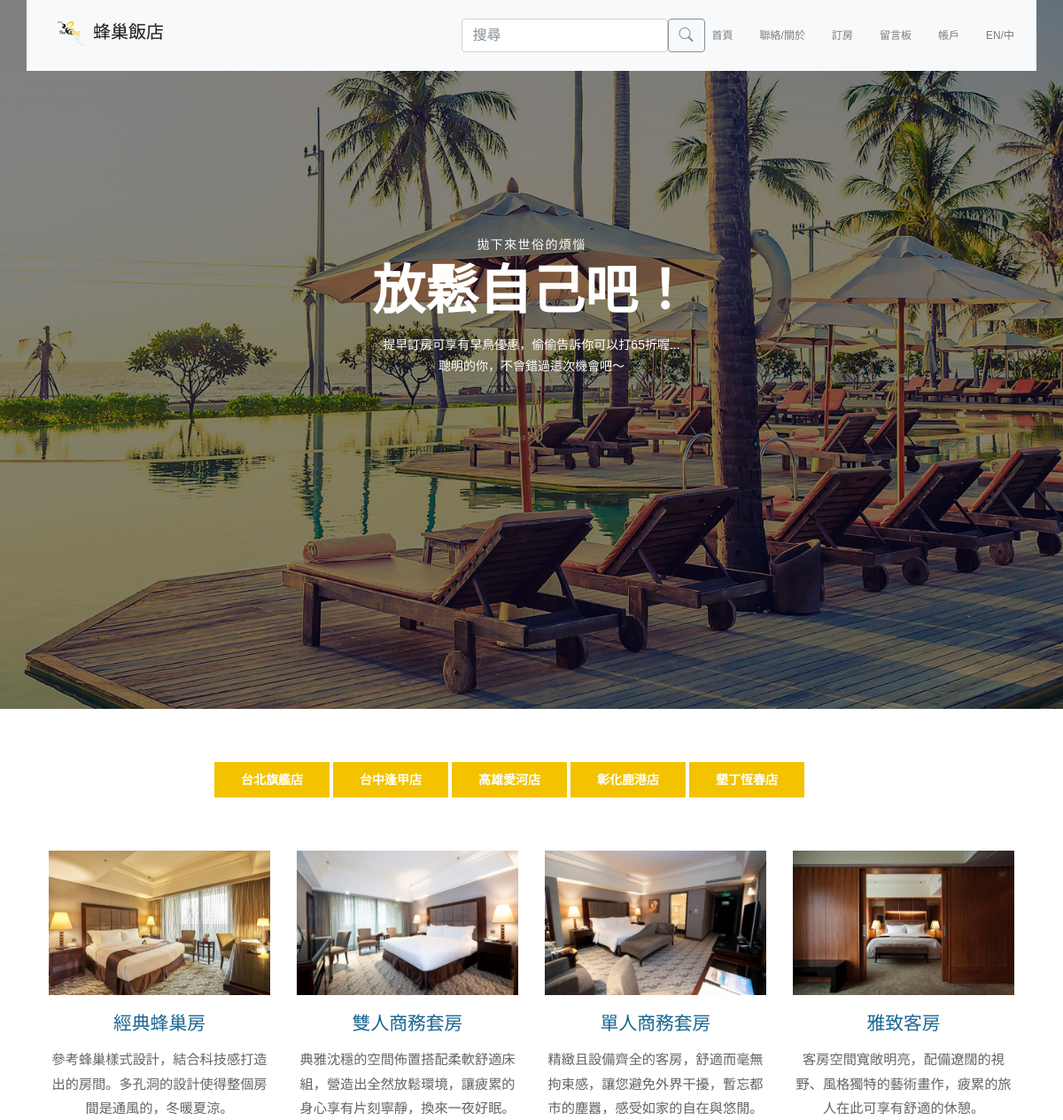
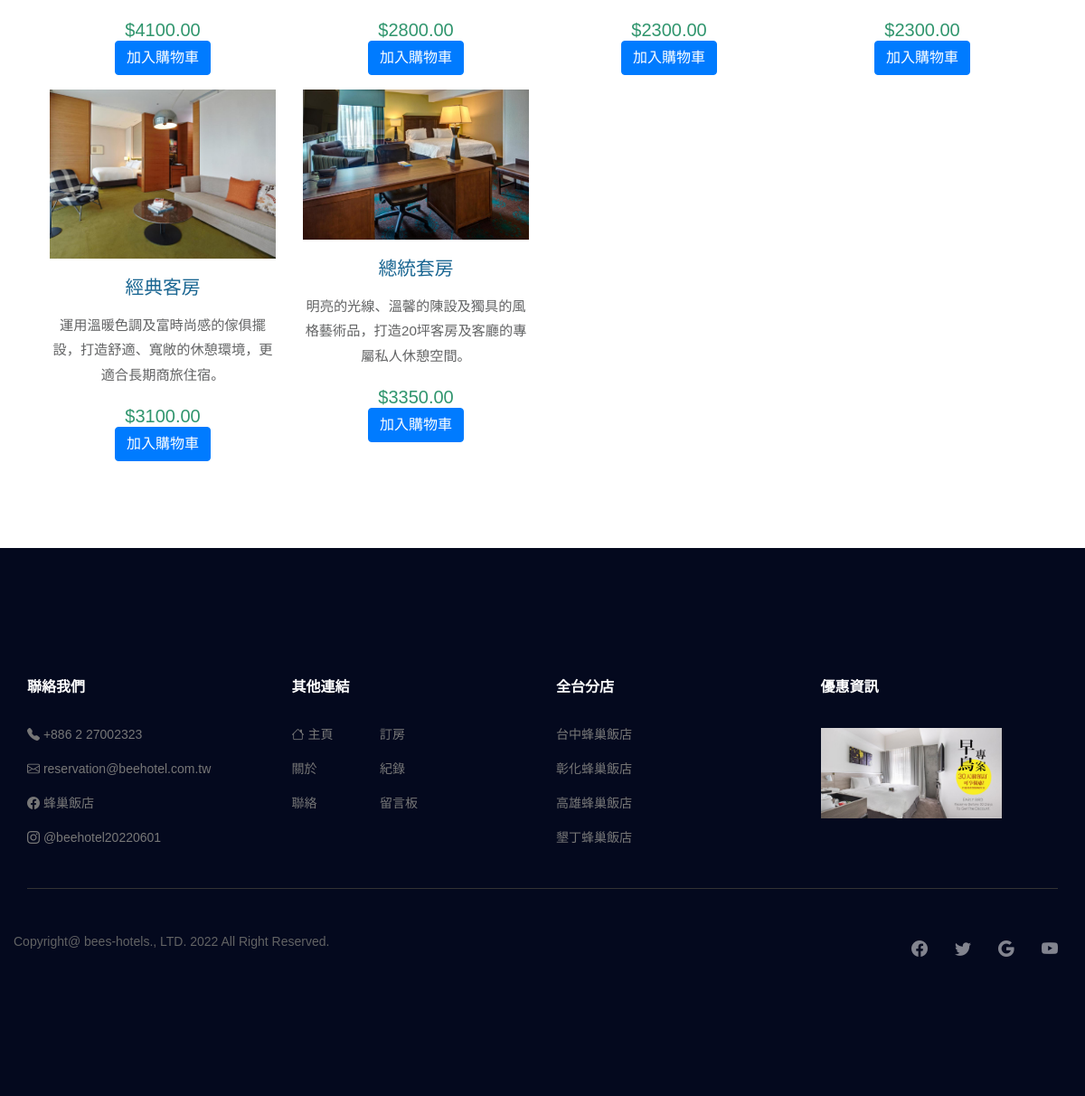
Screenshot of /book.php with the database file from the repository (2 pictures, top to bottom).
### tables this page shows
CREATE TABLE `product` (
  `pno` int(11) NOT NULL,
  `pname` varchar(30) NOT NULL,
  `description` varchar(100) NOT NULL,
  `file_type` varchar(20) NOT NULL,
  `unitprice` decimal(10,2) NOT NULL,
  `category` varchar(20) NOT NULL
);

### book.php (the view, shortened to what this page needs)
<!DOCTYPE html>
<html lang="en">
<?php
    if(isset($_POST['require_category']))
    {
        $category = $_POST['require_category'];
    }
    else {
        $category = '台北旗艦店';
    }
    $items = "";
    $items .= '<div id="tm-gallery-page-' . $category . '" class="tm-gallery-page">';
    $link = mysqli_connect("localhost","root","");
    mysqli_select_db($link, "beehotel");
    mysqli_query($link, "SET NAMES UTF8");
    if($result = mysqli_query($link,"SELECT * FROM product WHERE category = '$category'"))
    {
        $bought_items = array();
        while($room = mysqli_fetch_assoc($result)) {
            $pno = $room['pno'];
            $pname = $room['pname'];
            $description = $room['description'];
            $file_type = $room['file_type'];
            $unitprice = $room['unitprice'];
            $cart_operation='';
            $status_of_item='';
            $text_of_item='';
            $cart_item_id = $pno;
            if(isset($_SESSION['account'])) {
                for($i=0;$i<sizeof($bought_items);$i++) {
                    if($pno==$bought_items[$i])
                    {
                        $status_of_item = 'btn-danger';
                        $text_of_item = '移出';
                        $cart_operation = 'remove';
                    }
                    else {
                        $status_of_item = 'btn-primary';
                        $text_of_item = '加入';
                        $cart_operation = 'add';
                    }
                }
            }
            else {
                $status_of_item = 'btn-primary';
                $text_of_item = '加入';
                $cart_operation = 'add';
            }
            $item="";
            $item .= '
            <article class="col-lg-3 col-md-4 col-sm-6 col-12 tm-gallery-item">' .
                '<figure>'.
                    '<a href="./product.php">'.
                        '<img src="images/product/' . $file_type .
                        '" alt="Image" class="img-fluid tm-gallery-img" />'.
                    '</a>'.
                    '<figcaption style="text-align: center;">'.
                        '<h4 class="tm-gallery-title">'.
                            $pname.
                        '</h4>'.
                        '<p class="tm-gallery-description">'.
                            $description.
                        '</p>'.
                        '<section class="tm-gallery-price">$'.
                            $unitprice.
                        '</section>'.
                        '<form action="" method="post" >'.
                            '<input type="hidden" name="cart_operation" value="'.$cart_operation.'">'.
                            '<input type="hidden" name="cart_item_id" value="'.$cart_item_id.'">'.
                            '<button id="p'. $pno .'" class="btn '. $status_of_item .'" type = submit>'.
                                $text_of_item .'購物車' .
                            '</button>'.
                        '</form>'.
                    '</figcaption>'.
                '</figure>'.
            '</article>';
            $items .= $item;
        }
    }
    $items .= '</div>';
?>
<head>
    <link href="css/book.css" rel="stylesheet" />
    <?php include("import.php") ?>
</head>
<body>
    <?php include("nav.php") ?>
    <section class="banner_area">
        <div class="booking_table d_flex align-items-center">
            <div class="overlay bg-parallax" data-stellar-ratio="0.9" data-stellar-vertical-offset="0"
                data-background=""></div>
            <div class="container">
                <div class="banner_content text-center">
                    <h6>拋下來世俗的煩惱</h6>
                    <h2>放鬆自己吧！</h2>
                    <p>提早訂房可享有早鳥優惠，偷偷告訴你可以打65折喔...<br>聰明的你，不會錯過這次機會吧～</p>
                </div>
            </div>
        </div>
    </section>
    <section style="padding: 5% 20%; display:flex;">
        <span style="margin:0px 2px;"><form action="" method="post" ><input type="hidden" name='require_category' value="台北旗艦店"><input type="submit" class="btn theme_btn button_hover" value = "台北旗艦店"></form></span>
        <span style="margin:0px 2px;"><form action="" method="post" ><input type="hidden" name='require_category' value="台中逢甲店"><input type="submit" class="btn theme_btn button_hover" value = "台中逢甲店"></form></span>
        <span style="margin:0px 2px;"><form action="" method="post" ><input type="hidden" name='require_category' value="高雄愛河店"><input type="submit" class="btn theme_btn button_hover" value = "高雄愛河店"></form></span>
        <span style="margin:0px 2px;"><form action="" method="post" ><input type="hidden" name='require_category' value="彰化鹿港店"><input type="submit" class="btn theme_btn button_hover" value = "彰化鹿港店"></form></span>
        <span style="margin:0px 2px;"><form action="" method="post" ><input type="hidden" name='require_category' value="墾丁恆春店"><input type="submit" class="btn theme_btn button_hover" value = "墾丁恆春店"></form></span>
    </section>
    <div class="row tm-gallery">
        <?php echo $items; ?>
    </div>
    <?php include("footer.php") ?>
</body>
</html>

### import.php (shortened to what this page needs)
<link rel="stylesheet" type="text/css" href="css/style.css">
<link rel="stylesheet" href="vendors/linericon/style.css">
<link rel="stylesheet" href="css/bootstrap.css">
<link rel="stylesheet" href="vendors/bootstrap-datepicker/bootstrap-datetimepicker.min.css">
<link rel="stylesheet" href="vendors/nice-select/css/nice-select.css">
<link rel="stylesheet" href="vendors/owl-carousel/owl.carousel.min.css">
<link rel="stylesheet" href="css/product.css">
<link rel="stylesheet" href="css/style.css">
<link rel="stylesheet" href="css/nav-style.css">
<link rel="stylesheet" href="css/responsive.css">
<link rel="stylesheet" href="css/font-awesome.min.css">

### nav.php (shortened to what this page needs)
<link rel="stylesheet" href="https://cdn.jsdelivr.net/npm/bootstrap-icons@1.3.0/font/bootstrap-icons.css">
<header class="header_area">
    <div class="container">
        <nav class="navbar navbar-expand-lg navbar-light navbar-light bg-light">
            <a class="navbar-brand logo_h" href="index.php"><img src="images/logo.png" width="50" height="50">蜂巢飯店
            </a>
            <div class="collapse navbar-collapse offset " id="navbarSupportedContent">
                <ul class="nav navbar-nav menu_nav ml-auto  ">
                    <form class="d-flex nav-link form-inline">
                        <input class="form-control me-2 " type="search" placeholder="搜尋" aria-label="Search">
                        <button onclick="play()" class="btn  btn-outline-secondary " type="submit"><i
                                class="bi bi-search"></i></button>
                    </form>
                    <li class="nav-item"><a class="nav-link" href="index.php">首頁</a></li>
                    <li class="nav-item submenu dropdown">
                        <a href="#" class="nav-link dropdown-toggle" data-toggle="dropdown" role="button"
                            aria-haspopup="true" aria-expanded="false" onclick="play()">聯絡/關於</a>
                    </li>
                    <li class="nav-item submenu dropdown">
                        <a href="#" class="nav-link dropdown-toggle" data-toggle="dropdown" role="button"
                            aria-haspopup="true" aria-expanded="false" onclick="play()">訂房</a>
                    </li>
                    <li class="nav-item"><a class="nav-link" href="comment.php">留言板</a></li>
                    <li class="nav-item submenu dropdown">
                        <a href="#" class="nav-link dropdown-toggle" data-toggle="dropdown" role="button" aria-haspopup="true" aria-expanded="false" onclick="play()">帳戶</a>
                    </li>
                    <li class="nav-item submenu dropdown">
                        <a href="#" class="nav-link dropdown-toggle" data-toggle="dropdown" role="button"
                            aria-haspopup="true" aria-expanded="false" onclick="play()">EN/中</a>
                    </li>
                </ul>
            </div>
        </nav>
    </div>
</header>

### footer.php
<link rel="stylesheet" href="https://cdn.jsdelivr.net/npm/bootstrap-icons@1.3.0/font/bootstrap-icons.css">
<footer class="footer-area section_gap">
    <div class="container">
        <div class="row">
            <div class="col-lg-3  col-md-6 col-sm-6">
                <div class="single-footer-widget">
                    <h6 class="footer_title">聯絡我們</h6>
                </div>
                <div class="single-footer-widget">
                    <div>
                        <ul class="list_style">
                            <li>
                                <a href="tel:0937565253"><i class="bi bi-telephone-fill"></i> +886 2 27002323</a>
                            </li>
                        </ul>
                    </div>
                    <div>
                        <ul class="list_style">
                            <li>
                                <a href="mailto:beehoteltw@gmail.com"><i class="bi bi-envelope"></i> reservation@beehotel.com.tw</a>
                            </li>
                        </ul>
                    </div>
                    <div>
                        <ul class="list_style">
                            <li>
                                <a href="http://facebook.com"><i class="bi bi-facebook"></i> 蜂巢飯店</a>
                            </li>
                        </ul>
                    </div>
                    <div>
                        <ul class="list_style">
                            <li>
                                <a href="http://instagram.com"><i class="bi bi-instagram"></i> @beehotel20220601</a>
                            </li>
                        </ul>
                    </div>
                </div>
            </div>
            <div class="col-lg-3 col-md-6 col-sm-6">
                <div class="single-footer-widget">
                    <h6 class="footer_title">其他連結</h6>
                    <div class="row ">
                        <div class="col-4">
                            <ul class="list_style">
                                <li><a href="index.php"><i class="bi bi-house"></i> 主頁</a></li>
                                <li><a href="about.php">關於</a></li>
                                <li><a href="contact.php">聯絡</a></li>
                            </ul>
                        </div>
                        <div class="col-4">
                            <ul class="list_style">
                                <li><a href="book.php">訂房</a></li>
                                <li><a href="history.php">紀錄</a></li>
                                <li><a href="comment.php">留言板</a></li>
                            </ul>
                        </div>
                    </div>
                </div>
            </div>
            <div class="col-lg-3 col-md-6 col-sm-6">
                <div class="single-footer-widget">
                    <h6 class="footer_title">全台分店</h6>
                    <div>
                        <ul class="list_style">
                            <li><a href="book.php">台中蜂巢飯店</a></li>
                            <li><a href="book.php">彰化蜂巢飯店</a></li>
                            <li><a href="book.php">高雄蜂巢飯店</a></li>
                            <li><a href="book.php">墾丁蜂巢飯店</a></li>
                        </ul>
                    </div>
                </div>
            </div>
            <div class="col-lg-3 col-md-6 col-sm-6">
                <div class="single-footer-widget instafeed">
                    <h6 class="footer_title">優惠資訊</h6>
                    <ul class="list_style instafeed d-flex flex-wrap">
                        <li><img src="images/discount.jpeg" width="ˇ200" height="100"></li>
                    </ul>
                </div>
            </div>
        </div>
        <div class="border_line"></div>
        <div class="row footer-bottom d-flex justify-content-between align-items-center">
            <p>
                Copyright@ bees-hotels., LTD.
                <script>document.write(new Date().getFullYear());</script> All Right Reserved.
            </p>
            <div class="col-lg-4 col-sm-12 footer-social">
                <a href="https://www.facebook.com"><i class="bi bi-facebook"></i> </i></a>
                <a href="https://www.twitter.com"><i class="bi bi-twitter"></i> </i></a>
                <a href="https://www.google.com"><i class="bi bi-google"></i> </i></a>
                <a href="https://www.youtube.com"><i class="bi bi-youtube"></i> </i></a>
            </div>
        </div>
    </div>
</footer>

### css/book.css (style rules this page uses)
ul, nav, body, h1, h2, h4, h6, p, figure { margin: 0; padding: 0; }
a, button { transition: all 0.3s ease; }
html { box-sizing: border-box; -ms-overflow-style: scrollbar; }
*, *::before, *::after { box-sizing: inherit; }
.row { display: -ms-flexbox; display: flex; -ms-flex-wrap: wrap; flex-wrap: wrap; margin-left: -15px; margin-right: -15px; }
.col-lg-3, .col-lg-4, .col-lg-6, .col-md-4, .col-md-6, .col-sm-6, .col-12 { position: relative; width: 100%; padding-right: 15px; padding-left: 15px; }
.col-12 { -ms-flex: 0 0 100%; flex: 0 0 100%; max-width: 100%; }
@media (min-width: 576px) { .col-sm-6 { -ms-flex: 0 0 50%; flex: 0 0 50%; max-width: 50%; } }
@media (min-width: 768px) { .col-md-4 { -ms-flex: 0 0 33.333333%; flex: 0 0 33.333333%; max-width: 33.333333%; } }
@media (min-width: 768px) { .col-md-6 { -ms-flex: 0 0 50%; flex: 0 0 50%; max-width: 50%; } }
@media (min-width: 992px) { .col-lg-3 { -ms-flex: 0 0 25%; flex: 0 0 25%; max-width: 25%; } }
@media (min-width: 992px) { .col-lg-4 { -ms-flex: 0 0 33.333333%; flex: 0 0 33.333333%; max-width: 33.333333%; } }
.text-center { text-align: center; }
.img-fluid { max-width: 100%; height: auto; }
body { font-family: 'Open Sans', Arial, sans-serif; font-size: 17px; background-color: #ccc; overflow-x: hidden; }
p, address { color: #626364; line-height: 1.8; }
.tm-gallery { margin-bottom: 80px; }
.tm-gallery-page { max-width: 280px; margin-left: auto; margin-right: auto; display: -ms-flexbox; display: flex; -ms-flex-wrap: wrap; flex-wrap: wrap; }
.tm-gallery-description { font-size: 0.95rem; }
@media (min-width: 576px) { .tm-gallery-page { max-width: 560px; } }
@media (min-width: 768px) { .tm-gallery-page, .tm-section, .tm-container-inner, .tm-container-inner-2 { max-width: 840px; } }
@media (min-width: 992px) { .tm-gallery-page, .tm-section { max-width: 1120px; } }
.tm-gallery-item { max-width: 280px; }
.tm-gallery-img { margin-bottom: 20px; }
.tm-gallery-title { font-size: 1.3rem; font-weight: 400; color: #1A6692; margin-bottom: 15px; }
.tm-gallery-description { margin-bottom: 20px; }
.tm-gallery-price { font-size: 1.25rem; color: #2F956D; }
.form-control { display: block; width: 100%; padding: 0.375rem 0.75rem; font-size: 1.1rem; font-weight: 400; line-height: 1.5; color: #626364; background-color: #fff; background-clip: padding-box; border: 1px solid #ced4da; border-right: 0; border-top: 0; border-left: 0; border-radius: 0; transition: border-color 0.15s ease-in-out, box-shadow 0.15s ease-in-out; }
.form-control::placeholder { color: #6c757d; opacity: 1; }

### rows the page displays
product: file_type (picture), pname "經典蜂巢房", description "參考蜂巢樣式設計，結合科技感打造出的房間。多孔洞的設計使得整個房間是通風的，冬暖夏涼。", unitprice "4100.00"
product: file_type (picture), pname "雙人商務套房", description "典雅沈穩的空間佈置搭配柔軟舒適床組，營造出全然放鬆環境，讓疲累的身心享有片刻寧靜，換來一夜好眠。", unitprice "2800.00"
product: file_type (picture), pname "單人商務套房", description "精緻且設備齊全的客房，舒適而毫無拘束感，讓您避免外界干擾，暫忘都市的塵囂，感受如家的自在與悠閒。", unitprice "2300.00"
product: file_type (picture), pname "雅致客房", description "客房空間寬敞明亮，配備遼闊的視野、風格獨特的藝術畫作，疲累的旅人在此可享有舒適的休憩。", unitprice "2300.00"
product: file_type (picture), pname "經典客房", description "運用溫暖色調及富時尚感的傢俱擺設，打造舒適、寬敞的休憩環境，更適合長期商旅住宿。", unitprice "3100.00"
product: file_type (picture), pname "總統套房", description "明亮的光線、溫馨的陳設及獨具的風格藝術品，打造20坪客房及客廳的專屬私人休憩空間。", unitprice "3350.00"

### other values shown
$text_of_item "加入 加入 加入 加入 加入 加入"
